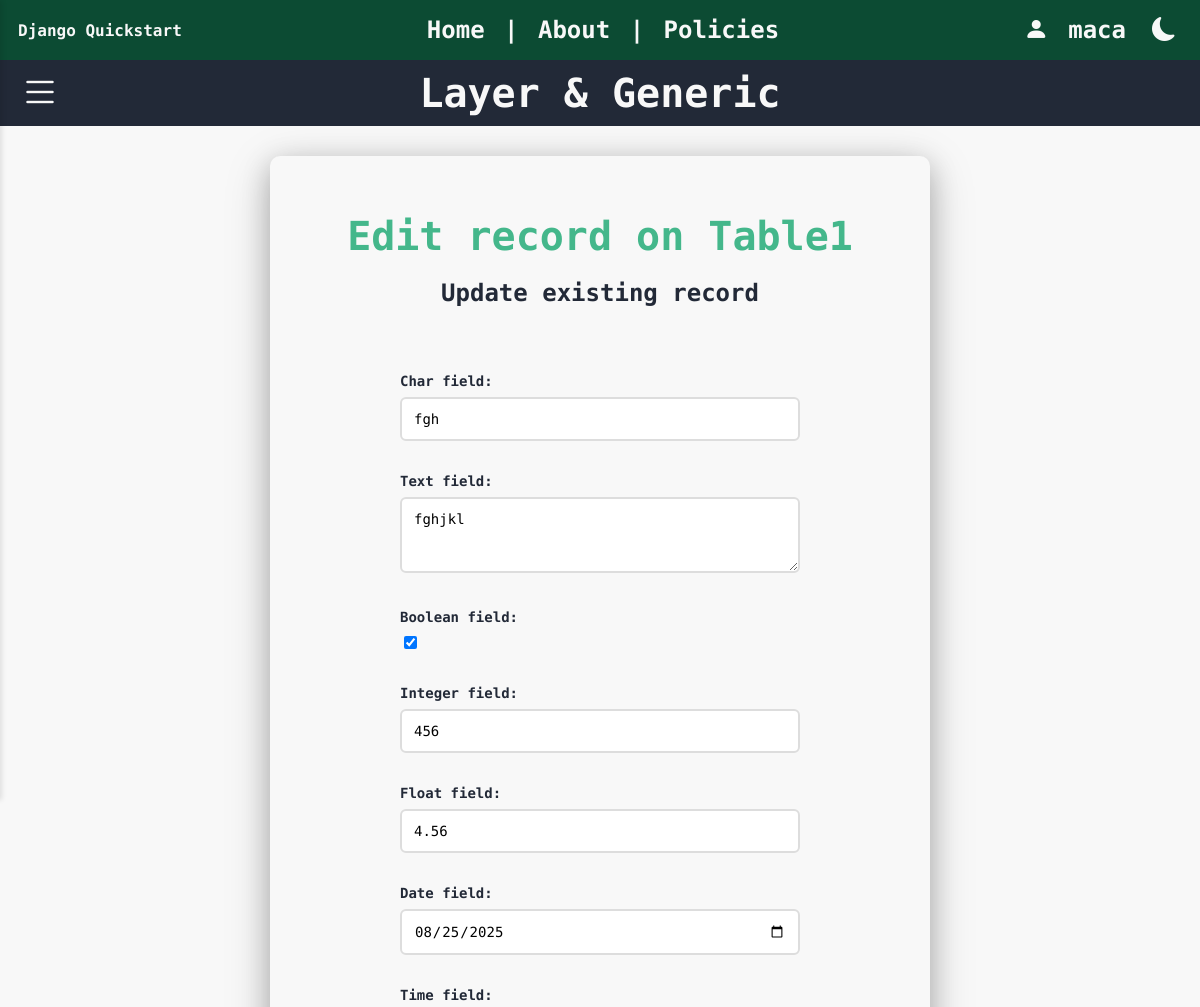
Page /layer_and_generic/3/update/ (signed in, upper part) on the earlier database version.
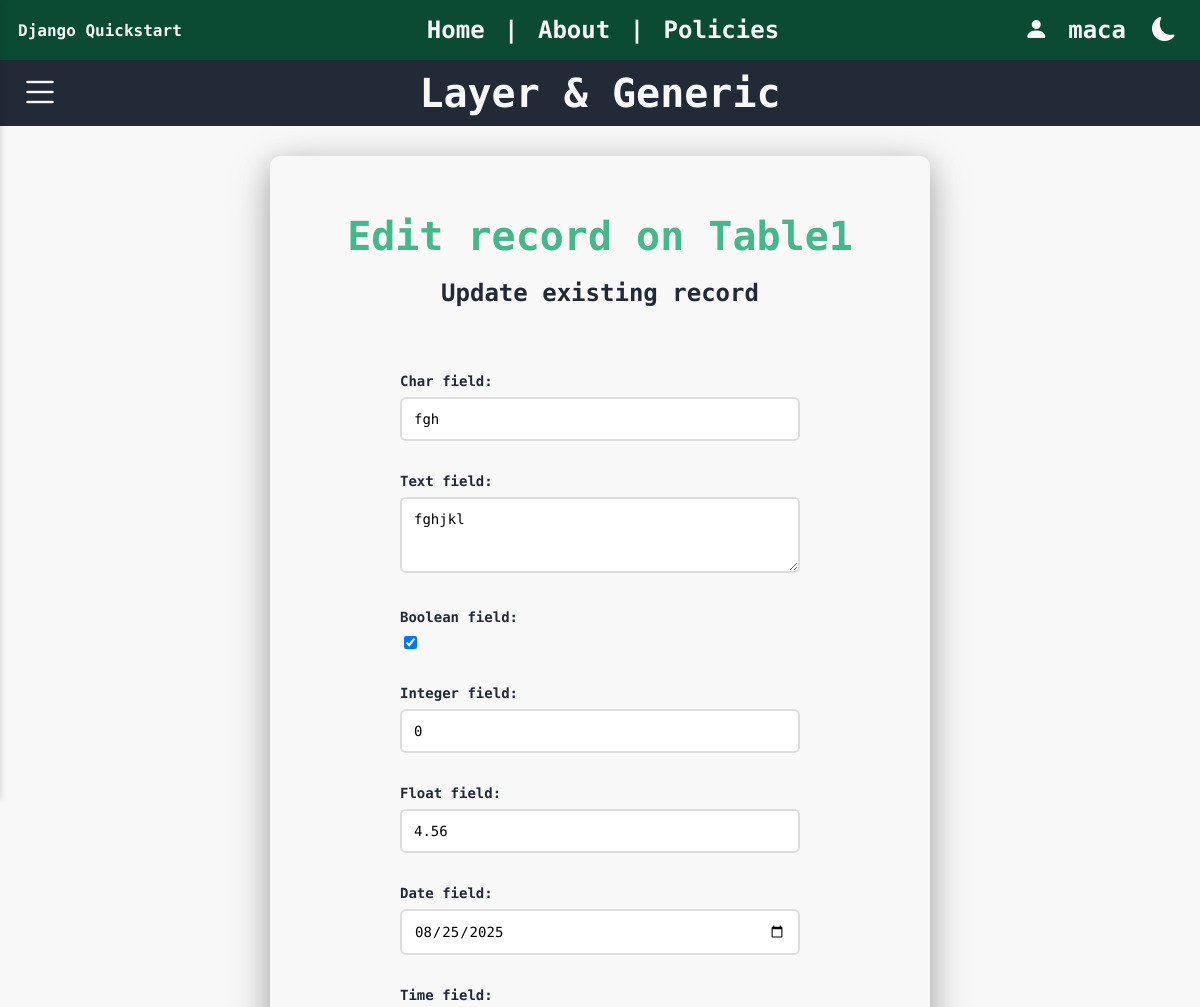
Same page on the later database version.
### rest/models.py (models this page shows, shortened)
class Table1(models.Model):
    foreign_key = models.ForeignKey(Table2, on_delete=models.CASCADE, related_name='table1_foreign', null=True, blank=True)
    one_to_one = models.OneToOneField(Table2, on_delete=models.CASCADE, related_name='table1_one', null=True, blank=True)
    many_to_many = models.ManyToManyField(Table3, related_name='table1_many', blank=True)
    integer_field = models.IntegerField(null=True, blank=True)      # Integer value (optional)
    float_field = models.FloatField(null=True, blank=True)          # Floating point number
    char_field = models.CharField(max_length=15)                    # Short text with max length
    text_field= models.TextField(blank=True)                        # Long text (optional)
    boolean_field = models.BooleanField(default=False)              # True or False
    date_field = models.DateField(null=True, blank=True)           # Date only
    time_field = models.TimeField(null=True, blank=True)           # Time only
    datetime_field = models.DateTimeField(null=True, blank=True)   # Full date and time
    image_field = models.ImageField(upload_to='images/', null=True, blank=True)  # For image files
    file_field = models.FileField(upload_to='files/', null=True, blank=True)     # For general files

### layer_and_generic/views.py (the view)
# urls.py: path("<int:pk>/update/", Table1UpdateView.as_view(), name="update"),
class Table1UpdateView(BaseTableUpdateView):
    model = Table1
    form_class = Table1Form
    service = Table1Service
    success_url = reverse_lazy("list")
    def get_url_names(self):
        return {
            "list_url": "list",
            "detail_url": "detail",
            "create_url": "create",
            "update_url": "update",
            "delete_url": "delete",
        }

### json_app/context_processors.py (called while the page is built)
def dark_mode_context(request):
    return {'dark_mode': request.session.get('dark_mode', False)}

### json_app/templatetags/dark_mode_tags.py (called while the page is built)
@register.inclusion_tag('json_app/_dark_mode_button.html', takes_context=True)
def dark_mode_button(context):
    return {
        'dark_mode': context.get('dark_mode', False)
    }

### layer_and_generic/repositories.py (called while the page is built)
    @classmethod
    def get_all(cls):
        return cls.model.objects.all()

    @classmethod
    def get_all(cls):
        return cls.model.objects.select_related(
            "foreign_key", "one_to_one"
        ).prefetch_related("many_to_many")

    @classmethod
    def get_by_id(cls, id):
        try:
            return (
                cls.model.objects.select_related("foreign_key", "one_to_one")
                .prefetch_related("many_to_many")
                .get(pk=id)
            )
        except cls.model.DoesNotExist:
            return None

### layer_and_generic/services.py (called while the page is built)
def get_dashboard_data():
    return {
        "table1_count": Table1Repository.get_all().count(),
        "table2_count": Table2Repository.get_all().count(),
        "table3_count": Table3Repository.get_all().count(),
    }

    @classmethod
    def get(cls, id):
        return cls.repository.get_by_id(id)

### layer_and_generic/templates/Generic_templates/form.html (shortened to what this page needs)
{% extends 'LAG/base.html' %}
{% block body %}
<div class="main">
    <div class="form-container">
        <div class="form-header">
            {% if object and object.pk %}
                <h1>Edit record on {{ table_name }}</h1>
                <h2>Update existing record</h2>
            {% else %}
                <h1>Create record on {{ table_name }}</h1>
                <h2>Add new record</h2>
            {% endif %}
        </div>
        <form method="post" enctype="multipart/form-data">
            {{ form.as_p }}
        </form>
    </div>
</div>
{% endblock %}

Differences in the rows shown:
changed Table1 "fgh": integer_field "456" → "0"
